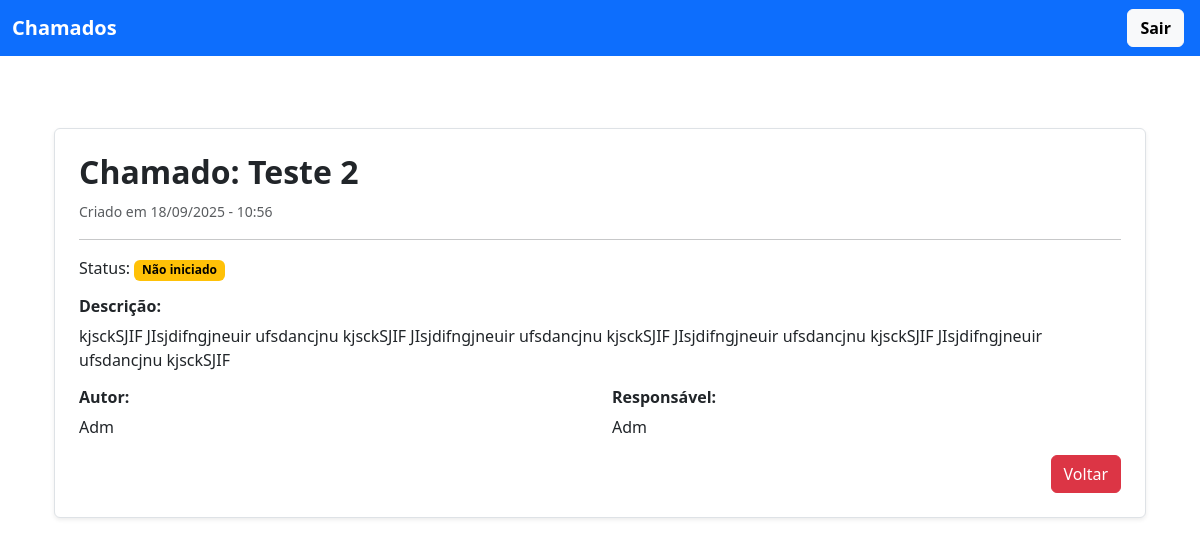
Before: /ver_detalhes/2 (signed in) with the older database file.
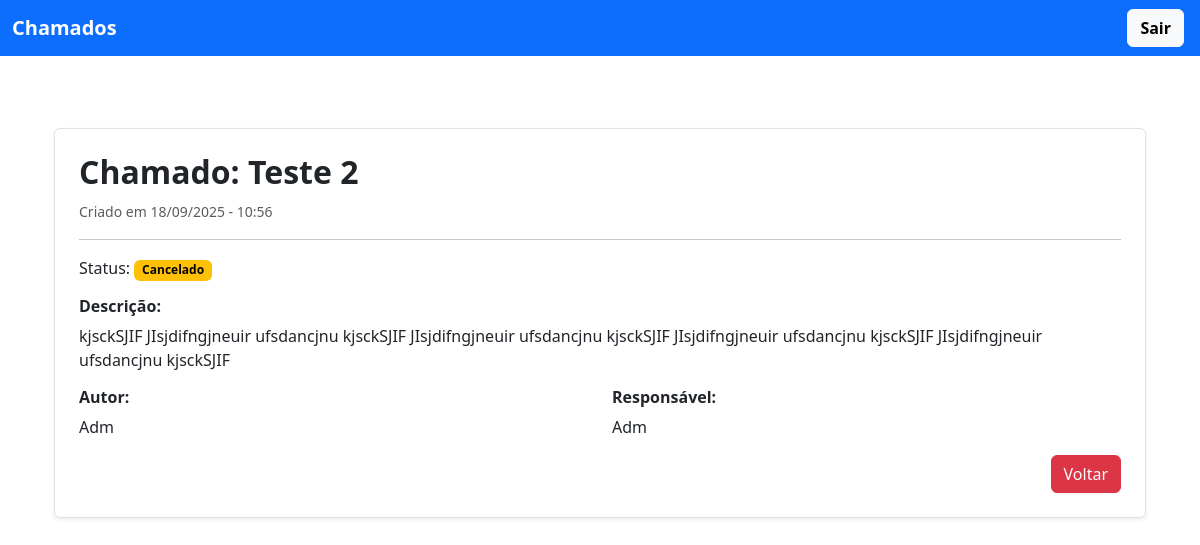
After: the same page with the newer database file.
### chamado/models.py (models this page shows, shortened)
class Chamado(models.Model):
    STATUS = (
        ('nao_iniciado', 'Não iniciado'),
        ('em_andamento', 'Em andamento'),
        ('finalizado', 'Finalizado'),
        ('cancelado', 'Cancelado'),
    )
    titulo = models.CharField(max_length=255)
    data = models.DateTimeField()
    status = models.CharField(max_length=20, choices=STATUS, default="nao_iniciado")
    descricao = models.TextField()
    autor = models.ForeignKey(Perfil, on_delete=models.CASCADE, related_name='autor')
    responsavel = models.ForeignKey(Perfil, on_delete=models.CASCADE, related_name='responsavel')
    class Meta:
        ordering = ["-data"]

### usuario/models.py (models this page shows)
class Perfil(models.Model):
    user = models.OneToOneField(User, on_delete=models.CASCADE)
    nome_completo = models.CharField(max_length=255)
    adm = models.BooleanField(default=False)
    def __str__(self):
        return f"{self.nome_completo}"

### chamado/views.py (the view)
# urls.py: path('ver_detalhes/<int:id>', views.ver_detalhes, name="ver_detalhes"),
@login_required(login_url='/usuario/login/')
def ver_detalhes(request, id):
    chamado = get_object_or_404(Chamado, id=id)
    return render(request, 'adm/ver_detalhes.html', {'chamados': chamado})

### chamado/templates/adm/ver_detalhes.html (shortened to what this page needs)
{% extends "modelo.html" %}
{% block content %}
<div class="container py-4">
    <div class="border rounded p-4 shadow-sm bg-white">
        <h2 class="mb-2 fw-bold">Chamado: {{ chamados.titulo }}</h2>
        <div class="mb-3">
            <small class="text-muted">
                Criado em {{ chamados.data|date:'d/m/Y - H:i' }}
            </small>
        </div>
        <hr>
        <div class="mb-3">
            <p>Status: <span class="badge bg-warning text-black">{{ chamados.get_status_display }}</span></p>
        </div>
        <div class="mb-3">
            <h6 class="fw-bold">Descrição:</h6>
            <p>{{ chamados.descricao }}</p>
        </div>
        <div class="row">
            <div class="col-md-6">
                <h6 class="fw-bold">Autor:</h6>
                <p>{{ chamados.autor }}</p>
            </div>
            <div class="col-md-6">
                <h6 class="fw-bold">Responsável:</h6>
                <p>{{ chamados.responsavel }}</p>
            </div>
        </div>
        <div class="text-end">
            <button class="btn btn-danger" onclick="history.back()">Voltar</button>
        </div>
    </div>
</div>
{% endblock %}

Changed rows visible on the page:
changed Chamado "Teste 2": status "Não iniciado" → "Cancelado"
